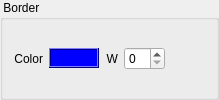
    <widget class="QGroupBox" name="groupbox_border">
     <property name="title">
      <string> Border </string>
     </property>
     <layout class="QHBoxLayout" name="horizontalLayout_8">
      <item>
       <widget class="QLabel" name="label_border_color">
        <property name="text">
         <string>Color</string>
        </property>
        <property name="alignment">
         <set>Qt::AlignRight|Qt::AlignTrailing|Qt::AlignVCenter</set>
        </property>
       </widget>
      </item>
      <item>
       <widget class="QFrame" name="frame_border_color">
        <property name="minimumSize">
         <size>
          <width>50</width>
          <height>0</height>
         </size>
        </property>
        <property name="maximumSize">
         <size>
          <width>16777215</width>
          <height>20</height>
         </size>
        </property>
        <property name="palette">
         <palette>
          <active>
           <colorrole role="WindowText">
            <brush brushstyle="SolidPattern">
             <color alpha="255">
              <red>0</red>
              <green>0</green>
              <blue>0</blue>
             </color>
            </brush>
           </colorrole>
           <colorrole role="Button">
            <brush brushstyle="SolidPattern">
             <color alpha="255">
              <red>0</red>
              <green>0</green>
              <blue>255</blue>
             </color>
            </brush>
           </colorrole>
           <colorrole role="Light">
            <brush brushstyle="SolidPattern">
             <color alpha="255">
              <red>127</red>
              <green>127</green>
              <blue>255</blue>
             </color>
            </brush>
           </colorrole>
           <colorrole role="Midlight">
            <brush brushstyle="SolidPattern">
             <color alpha="255">
              <red>63</red>
              <green>63</green>
              <blue>255</blue>
             </color>
            </brush>
           </colorrole>
           <colorrole role="Dark">
            <brush brushstyle="SolidPattern">
             <color alpha="255">
              <red>0</red>
              <green>0</green>
              <blue>127</blue>
             </color>
            </brush>
           </colorrole>
           <colorrole role="Mid">
            <brush brushstyle="SolidPattern">
             <color alpha="255">
              <red>0</red>
              <green>0</green>
              <blue>170</blue>
             </color>
            </brush>
           </colorrole>
           <colorrole role="Text">
            <brush brushstyle="SolidPattern">
             <color alpha="255">
              <red>0</red>
              <green>0</green>
              <blue>0</blue>
             </color>
            </brush>
           </colorrole>
           <colorrole role="BrightText">
            <brush brushstyle="SolidPattern">
             <color alpha="255">
              <red>255</red>
              <green>255</green>
              <blue>255</blue>
             </color>
            </brush>
           </colorrole>
           <colorrole role="ButtonText">
            <brush brushstyle="SolidPattern">
             <color alpha="255">
              <red>0</red>
              <green>0</green>
              <blue>0</blue>
             </color>
            </brush>
           </colorrole>
           <colorrole role="Base">
            <brush brushstyle="SolidPattern">
             <color alpha="255">
              <red>255</red>
              <green>255</green>
              <blue>255</blue>
             </color>
            </brush>
           </colorrole>
           <colorrole role="Window">
            <brush brushstyle="SolidPattern">
             <color alpha="255">
              <red>0</red>
              <green>0</green>
              <blue>255</blue>
             </color>
            </brush>
           </colorrole>
           <colorrole role="Shadow">
            <brush brushstyle="SolidPattern">
             <color alpha="255">
              <red>0</red>
              <green>0</green>
              <blue>0</blue>
             </color>
            </brush>
           </colorrole>
           <colorrole role="AlternateBase">
            <brush brushstyle="SolidPattern">
             <color alpha="255">
              <red>127</red>
              <green>127</green>
              <blue>255</blue>
             </color>
            </brush>
           </colorrole>
           <colorrole role="ToolTipBase">
            <brush brushstyle="SolidPattern">
             <color alpha="255">
              <red>255</red>
              <green>255</green>
              <blue>220</blue>
             </color>
            </brush>
           </colorrole>
           <colorrole role="ToolTipText">
            <brush brushstyle="SolidPattern">
             <color alpha="255">
              <red>0</red>
              <green>0</green>
              <blue>0</blue>
             </color>
            </brush>
           </colorrole>
          </active>
          <inactive>
           <colorrole role="WindowText">
            <brush brushstyle="SolidPattern">
             <color alpha="255">
              <red>0</red>
              <green>0</green>
              <blue>0</blue>
             </color>
            </brush>
           </colorrole>
           <colorrole role="Button">
            <brush brushstyle="SolidPattern">
             <color alpha="255">
              <red>0</red>
              <green>0</green>
              <blue>255</blue>
             </color>
            </brush>
           </colorrole>
           <colorrole role="Light">
            <brush brushstyle="SolidPattern">
             <color alpha="255">
              <red>127</red>
              <green>127</green>
              <blue>255</blue>
             </color>
            </brush>
           </colorrole>
           <colorrole role="Midlight">
            <brush brushstyle="SolidPattern">
             <color alpha="255">
              <red>63</red>
              <green>63</green>
              <blue>255</blue>
             </color>
            </brush>
           </colorrole>
           <colorrole role="Dark">
            <brush brushstyle="SolidPattern">
             <color alpha="255">
              <red>0</red>
              <green>0</green>
              <blue>127</blue>
             </color>
            </brush>
           </colorrole>
           <colorrole role="Mid">
            <brush brushstyle="SolidPattern">
             <color alpha="255">
              <red>0</red>
              <green>0</green>
              <blue>170</blue>
             </color>
            </brush>
           </colorrole>
           <colorrole role="Text">
            <brush brushstyle="SolidPattern">
             <color alpha="255">
              <red>0</red>
              <green>0</green>
              <blue>0</blue>
             </color>
            </brush>
           </colorrole>
           <colorrole role="BrightText">
            <brush brushstyle="SolidPattern">
             <color alpha="255">
              <red>255</red>
              <green>255</green>
              <blue>255</blue>
             </color>
            </brush>
           </colorrole>
           <colorrole role="ButtonText">
            <brush brushstyle="SolidPattern">
             <color alpha="255">
              <red>0</red>
              <green>0</green>
              <blue>0</blue>
             </color>
            </brush>
           </colorrole>
           <colorrole role="Base">
            <brush brushstyle="SolidPattern">
             <color alpha="255">
              <red>255</red>
              <green>255</green>
              <blue>255</blue>
             </color>
            </brush>
           </colorrole>
           <colorrole role="Window">
            <brush brushstyle="SolidPattern">
             <color alpha="255">
              <red>0</red>
              <green>0</green>
              <blue>255</blue>
             </color>
            </brush>
           </colorrole>
           <colorrole role="Shadow">
            <brush brushstyle="SolidPattern">
             <color alpha="255">
              <red>0</red>
              <green>0</green>
              <blue>0</blue>
             </color>
            </brush>
           </colorrole>
           <colorrole role="AlternateBase">
            <brush brushstyle="SolidPattern">
             <color alpha="255">
              <red>127</red>
              <green>127</green>
              <blue>255</blue>
             </color>
            </brush>
           </colorrole>
           <colorrole role="ToolTipBase">
            <brush brushstyle="SolidPattern">
             <color alpha="255">
              <red>255</red>
              <green>255</green>
              <blue>220</blue>
             </color>
            </brush>
           </colorrole>
           <colorrole role="ToolTipText">
            <brush brushstyle="SolidPattern">
             <color alpha="255">
              <red>0</red>
              <green>0</green>
              <blue>0</blue>
             </color>
            </brush>
           </colorrole>
          </inactive>
          <disabled>
           <colorrole role="WindowText">
            <brush brushstyle="SolidPattern">
             <color alpha="255">
              <red>0</red>
              <green>0</green>
              <blue>127</blue>
             </color>
            </brush>
           </colorrole>
           <colorrole role="Button">
            <brush brushstyle="SolidPattern">
             <color alpha="255">
              <red>0</red>
              <green>0</green>
              <blue>255</blue>
             </color>
            </brush>
           </colorrole>
           <colorrole role="Light">
            <brush brushstyle="SolidPattern">
             <color alpha="255">
              <red>127</red>
              <green>127</green>
              <blue>255</blue>
             </color>
            </brush>
           </colorrole>
           <colorrole role="Midlight">
            <brush brushstyle="SolidPattern">
             <color alpha="255">
              <red>63</red>
              <green>63</green>
              <blue>255</blue>
             </color>
            </brush>
           </colorrole>
           <colorrole role="Dark">
            <brush brushstyle="SolidPattern">
             <color alpha="255">
              <red>0</red>
              <green>0</green>
              <blue>127</blue>
             </color>
            </brush>
           </colorrole>
           <colorrole role="Mid">
            <brush brushstyle="SolidPattern">
             <color alpha="255">
              <red>0</red>
              <green>0</green>
              <blue>170</blue>
             </color>
            </brush>
           </colorrole>
           <colorrole role="Text">
            <brush brushstyle="SolidPattern">
             <color alpha="255">
              <red>0</red>
              <green>0</green>
              <blue>127</blue>
             </color>
            </brush>
           </colorrole>
           <colorrole role="BrightText">
            <brush brushstyle="SolidPattern">
             <color alpha="255">
              <red>255</red>
              <green>255</green>
              <blue>255</blue>
             </color>
            </brush>
           </colorrole>
           <colorrole role="ButtonText">
            <brush brushstyle="SolidPattern">
             <color alpha="255">
              <red>0</red>
              <green>0</green>
              <blue>127</blue>
             </color>
            </brush>
           </colorrole>
           <colorrole role="Base">
            <brush brushstyle="SolidPattern">
             <color alpha="255">
              <red>0</red>
              <green>0</green>
              <blue>255</blue>
             </color>
            </brush>
           </colorrole>
           <colorrole role="Window">
            <brush brushstyle="SolidPattern">
             <color alpha="255">
              <red>0</red>
              <green>0</green>
              <blue>255</blue>
             </color>
            </brush>
           </colorrole>
           <colorrole role="Shadow">
            <brush brushstyle="SolidPattern">
             <color alpha="255">
              <red>0</red>
              <green>0</green>
              <blue>0</blue>
             </color>
            </brush>
           </colorrole>
           <colorrole role="AlternateBase">
            <brush brushstyle="SolidPattern">
             <color alpha="255">
              <red>0</red>
              <green>0</green>
              <blue>255</blue>
             </color>
            </brush>
           </colorrole>
           <colorrole role="ToolTipBase">
            <brush brushstyle="SolidPattern">
             <color alpha="255">
              <red>255</red>
              <green>255</green>
              <blue>220</blue>
             </color>
            </brush>
           </colorrole>
           <colorrole role="ToolTipText">
            <brush brushstyle="SolidPattern">
             <color alpha="255">
              <red>0</red>
              <green>0</green>
              <blue>0</blue>
             </color>
            </brush>
           </colorrole>
          </disabled>
         </palette>
        </property>
        <property name="font">
         <font>
          <stylestrategy>PreferAntialias</stylestrategy>
         </font>
        </property>
        <property name="cursor">
         <cursorShape>PointingHandCursor</cursorShape>
        </property>
        <property name="autoFillBackground">
         <bool>true</bool>
        </property>
        <property name="frameShape">
         <enum>QFrame::Box</enum>
        </property>
        <property name="frameShadow">
         <enum>QFrame::Raised</enum>
        </property>
       </widget>
      </item>
      <item>
       <widget class="QLabel" name="label_border_width">
        <property name="text">
         <string>W</string>
        </property>
        <property name="alignment">
         <set>Qt::AlignRight|Qt::AlignTrailing|Qt::AlignVCenter</set>
        </property>
        <property name="buddy">
         <cstring>spinbox_border_width</cstring>
        </property>
       </widget>
      </item>
      <item>
       <widget class="QSpinBox" name="spinbox_border_width">
        <property name="maximum">
         <number>10</number>
        </property>
       </widget>
      </item>
      <item>
       <spacer name="horizontalSpacer_3">
        <property name="orientation">
         <enum>Qt::Horizontal</enum>
        </property>
        <property name="sizeHint" stdset="0">
         <size>
          <width>40</width>
          <height>20</height>
         </size>
        </property>
       </spacer>
      </item>
     </layout>
    </widget>
